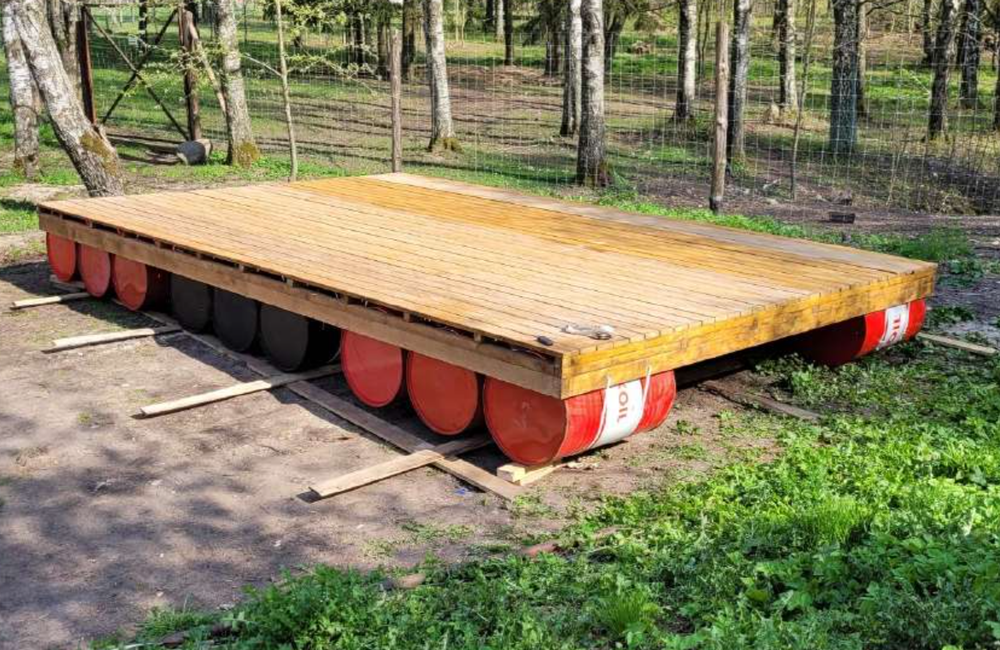
#> input picture Paskaita18_pillow/plaustas.png, 1000 x 650 px, shrunk from 1747 x 1136 before the run
$ python Task4.py
#> lines starting #> are read from the running program, lines starting #| are printed output that depends on the picture
# [28 lines of commented-out code are left out]
from PIL import Image

def ribos(sk):
    if sk < 0:
        return 0
    elif sk > 255:
        return 255
    return sk

def adjust_colors(img, r, g, b):
#> called with img = 'plaustas.png', r = 0, g = 0, b = 80
    img = Image.open(img)
#> img is the input picture: PIL image 1000x650 RGBA; mean R, G, B, A 133.1, 127, 95.1, 255
    data = img.getdata()
    new_data = []
    for pixel in data:
        red = ribos(pixel[0] + r)
        green = ribos(pixel[1] + g)
        blue = ribos(pixel[2] + b)
        new_pixel = (red, green, blue)
        new_data.append(new_pixel)
#> this loop made 650000 passes
#> (pixel, red, green, blue) on passes 1 to 3: ((93, 84, 73, 255), 93, 84, 153), ((98, 88, 79, 255), 98, 88, 159), ((114, 103, 95, 255), 114, 103, 175)
#> after the loop, new_data = 650000 items
    img.putdata(new_data)
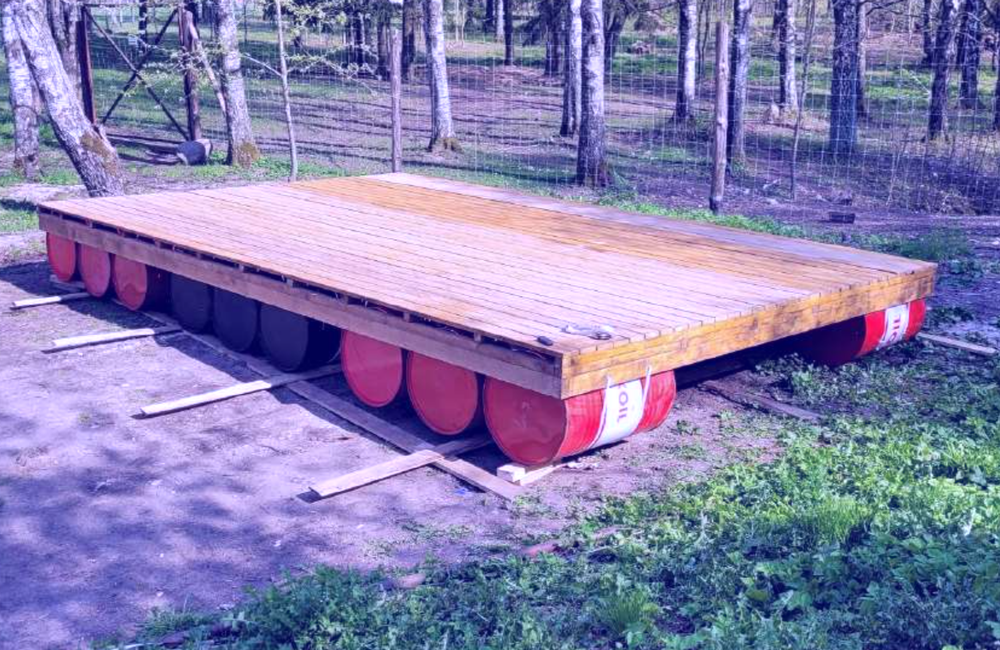
#> img: PIL image 1000x650 RGBA; mean R, G, B, A 133.1, 127, 174, 255
    return img

new_img = adjust_colors('plaustas.png', 0, 0, +80)
new_img.show()

$ run again, with Paskaita18_pillow/Sukurta.png copied over Paskaita18_pillow/plaustas.png
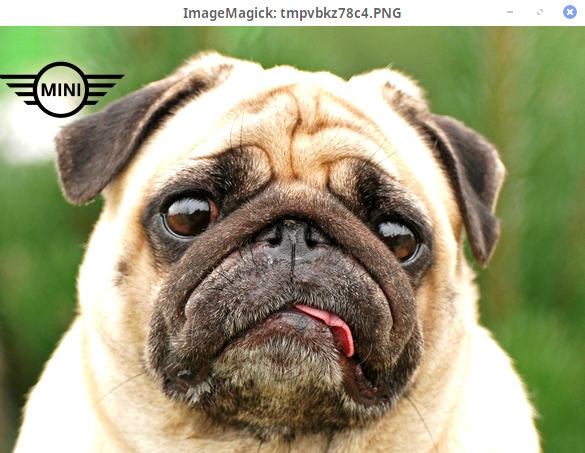
#> input picture Paskaita18_pillow/Sukurta.png, 585 x 453 px
#> in adjust_colors, img is the input picture: PIL image 585x453 RGB; mean R, G, B 154.8, 154.4, 120
#> after the loop in adjust_colors, `for pixel in data:`: new_data = 265005 items
#> in adjust_colors, `img.putdata(new_data)`:
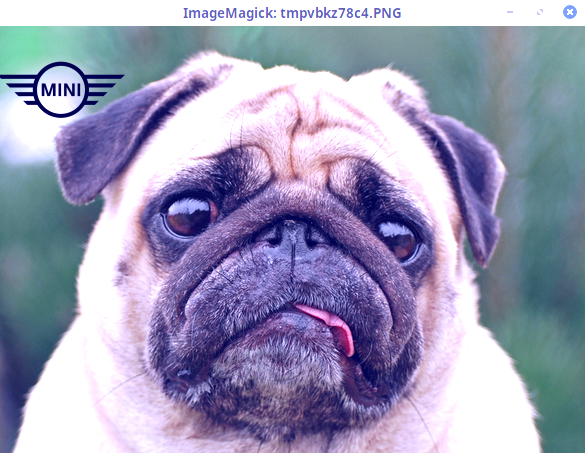
#> img: PIL image 585x453 RGB; mean R, G, B 154.8, 154.4, 183.3
